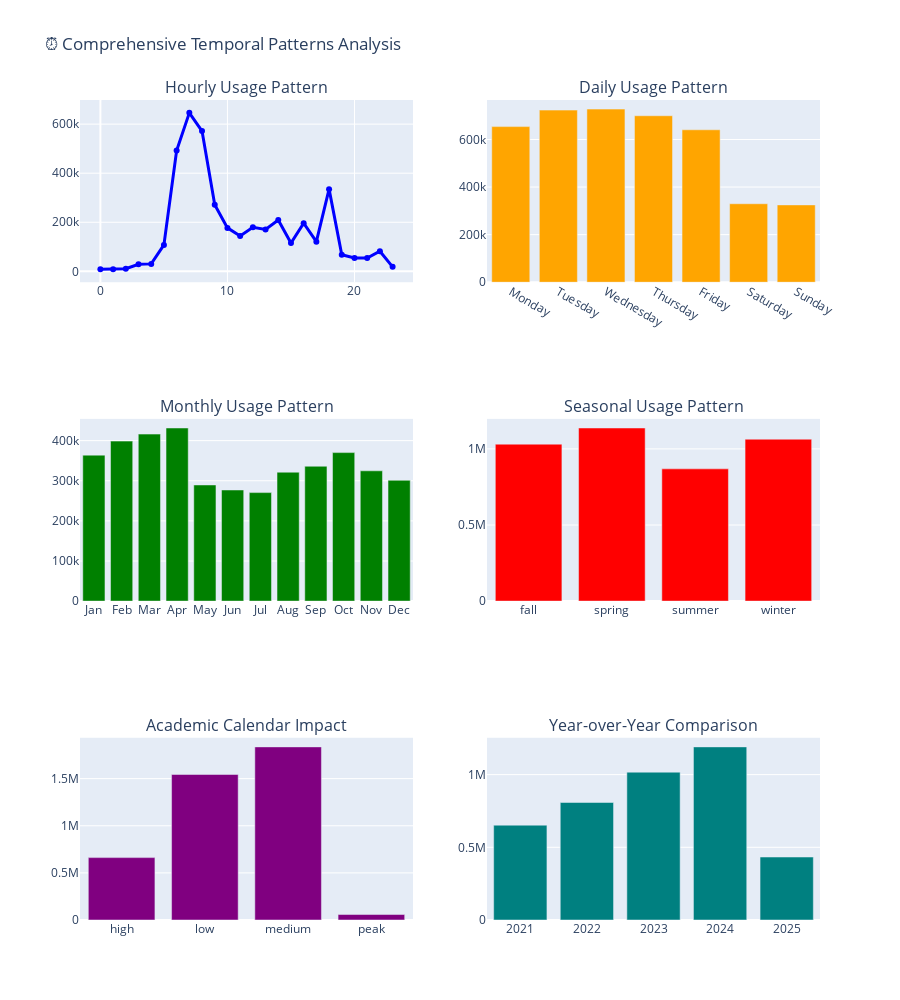

The cell this chart's notebook holds for it:
### Code cell
# Cell 4: Temporal Patterns Analysis
print("⏰ TEMPORAL PATTERNS ANALYSIS")
print("="*50)

# Create comprehensive temporal analysis
fig = make_subplots(
    rows=3, cols=2,
    subplot_titles=("Hourly Usage Pattern", "Daily Usage Pattern", 
                   "Monthly Usage Pattern", "Seasonal Usage Pattern",
                   "Academic Calendar Impact", "Year-over-Year Comparison"),
    specs=[[{"secondary_y": False}, {"secondary_y": False}],
           [{"secondary_y": False}, {"secondary_y": False}],
           [{"secondary_y": False}, {"secondary_y": False}]]
)

# 1. Hourly Usage Pattern
hourly_data = parking_data.groupby('hour').size()
fig.add_trace(
    go.Scatter(x=hourly_data.index, y=hourly_data.values,
              mode='lines+markers', name='Hourly Pattern',
              line=dict(color='blue', width=3)),
    row=1, col=1
)

# 2. Daily Usage Pattern (Day of Week)
daily_data = parking_data.groupby('weekday_name').size()
day_order = ['Monday', 'Tuesday', 'Wednesday', 'Thursday', 'Friday', 'Saturday', 'Sunday']
daily_data = daily_data.reindex(day_order)
fig.add_trace(
    go.Bar(x=daily_data.index, y=daily_data.values,
           name='Daily Pattern', marker_color='orange'),
    row=1, col=2
)

# 3. Monthly Usage Pattern
monthly_data = parking_data.groupby('month').size()
month_names = ['Jan', 'Feb', 'Mar', 'Apr', 'May', 'Jun',
               'Jul', 'Aug', 'Sep', 'Oct', 'Nov', 'Dec']
fig.add_trace(
    go.Bar(x=month_names, y=monthly_data.values,
           name='Monthly Pattern', marker_color='green'),
    row=2, col=1
)

# 4. Seasonal Usage Pattern
seasonal_data = parking_data.groupby('season').size()
fig.add_trace(
    go.Bar(x=seasonal_data.index, y=seasonal_data.values,
           name='Seasonal Pattern', marker_color='red'),
    row=2, col=2
)

# 5. Academic Calendar Impact
academic_data = parking_data.groupby('academic_intensity').size()
fig.add_trace(
    go.Bar(x=academic_data.index, y=academic_data.values,
           name='Academic Impact', marker_color='purple'),
    row=3, col=1
)

# 6. Year-over-Year Comparison
yearly_data = parking_data.groupby('year').size()
fig.add_trace(
    go.Bar(x=yearly_data.index.astype(str), y=yearly_data.values,
           name='Yearly Comparison', marker_color='teal'),
    row=3, col=2
)

fig.update_layout(
    height=1000,
    title_text="⏰ Comprehensive Temporal Patterns Analysis",
    showlegend=False
)

fig.show()

# Print temporal insights
print(f"\n📊 TEMPORAL PATTERN INSIGHTS:")
print(f"{'='*50}")
print(f"🕒 Peak Usage Hour: {hourly_data.idxmax()}:00 ({hourly_data.max():,} transactions)")
print(f"📅 Busiest Day: {daily_data.idxmax()} ({daily_data.max():,} transactions)")
print(f"📆 Peak Month: {month_names[monthly_data.idxmax()-1]} ({monthly_data.max():,} transactions)")
print(f"🌱 Peak Season: {seasonal_data.idxmax().title()} ({seasonal_data.max():,} transactions)")
print(f"🎓 Peak Academic Period: {academic_data.idxmax().title()} ({academic_data.max():,} transactions)")
print(f"📈 Peak Year: {yearly_data.idxmax()} ({yearly_data.max():,} transactions)")

### Figure 1 — Plotly figure (JSON) as saved in the notebook; plotly's stock layout.template omitted (floating-point values rounded to 4 significant figures)
{"data": [{"line": {"color": "blue", "width": 3}, "mode": "lines+markers", "name": "Hourly Pattern", "type": "scatter", "x": [0, 1, 2, 3, 4, 5, 6, 7, 8, 9, 10, 11, 12, 13, 14, 15, 16, 17, 18, 19, 20, 21, 22, 23], "xaxis": "x", "y": [8081, 8786, 10849, 28817, 30368, 107566, 492106, 645908, 571637, 271297, 177137, 144398, 179467, 170624, 209170, 115391, 196336, 121081, 335063, 67403, 54716, 54049, 82152, 18282], "yaxis": "y"}, {"marker": {"color": "orange"}, "name": "Daily Pattern", "type": "bar", "x": ["Monday", "Tuesday", "Wednesday", "Thursday", "Friday", "Saturday", "Sunday"], "xaxis": "x2", "y": [654140, 723466, 727689, 699765, 640774, 329864, 324986], "yaxis": "y2"}, {"marker": {"color": "green"}, "name": "Monthly Pattern", "type": "bar", "x": ["Jan", "Feb", "Mar", "Apr", "May", "Jun", "Jul", "Aug", "Sep", "Oct", "Nov", "Dec"], "xaxis": "x3", "y": [363861, 398774, 416244, 431471, 289513, 276968, 270456, 321306, 336109, 370138, 324739, 301105], "yaxis": "y3"}, {"marker": {"color": "red"}, "name": "Seasonal Pattern", "type": "bar", "x": ["fall", "spring", "summer", "winter"], "xaxis": "x4", "y": [1030986, 1137228, 868730, 1063740], "yaxis": "y4"}, {"marker": {"color": "purple"}, "name": "Academic Impact", "type": "bar", "x": ["high", "low", "medium", "peak"], "xaxis": "x5", "y": [661914, 1543897, 1836779, 58094], "yaxis": "y5"}, {"marker": {"color": "teal"}, "name": "Yearly Comparison", "type": "bar", "x": ["2021", "2022", "2023", "2024", "2025"], "xaxis": "x6", "y": [652215, 808096, 1016705, 1190533, 433135], "yaxis": "y6"}], "layout": {"annotations": [{"font": {"size": 16}, "showarrow": false, "text": "Hourly Usage Pattern", "x": 0.225, "xanchor": "center", "xref": "paper", "y": 1, "yanchor": "bottom", "yref": "paper"}, {"font": {"size": 16}, "showarrow": false, "text": "Daily Usage Pattern", "x": 0.775, "xanchor": "center", "xref": "paper", "y": 1, "yanchor": "bottom", "yref": "paper"}, {"font": {"size": 16}, "showarrow": false, "text": "Monthly Usage Pattern", "x": 0.225, "xanchor": "center", "xref": "paper", "y": 0.6111, "yanchor": "bottom", "yref": "paper"}, {"font": {"size": 16}, "showarrow": false, "text": "Seasonal Usage Pattern", "x": 0.775, "xanchor": "center", "xref": "paper", "y": 0.6111, "yanchor": "bottom", "yref": "paper"}, {"font": {"size": 16}, "showarrow": false, "text": "Academic Calendar Impact", "x": 0.225, "xanchor": "center", "xref": "paper", "y": 0.2222, "yanchor": "bottom", "yref": "paper"}, {"font": {"size": 16}, "showarrow": false, "text": "Year-over-Year Comparison", "x": 0.775, "xanchor": "center", "xref": "paper", "y": 0.2222, "yanchor": "bottom", "yref": "paper"}], "height": 1000, "showlegend": false, "title": {"text": "⏰ Comprehensive Temporal Patterns Analysis"}, "xaxis": {"anchor": "y", "domain": [0, 0.45]}, "xaxis2": {"anchor": "y2", "domain": [0.55, 1]}, "xaxis3": {"anchor": "y3", "domain": [0, 0.45]}, "xaxis4": {"anchor": "y4", "domain": [0.55, 1]}, "xaxis5": {"anchor": "y5", "domain": [0, 0.45]}, "xaxis6": {"anchor": "y6", "domain": [0.55, 1]}, "yaxis": {"anchor": "x", "domain": [0.7778, 1]}, "yaxis2": {"anchor": "x2", "domain": [0.7778, 1]}, "yaxis3": {"anchor": "x3", "domain": [0.3889, 0.6111]}, "yaxis4": {"anchor": "x4", "domain": [0.3889, 0.6111]}, "yaxis5": {"anchor": "x5", "domain": [0, 0.2222]}, "yaxis6": {"anchor": "x6", "domain": [0, 0.2222]}}}
